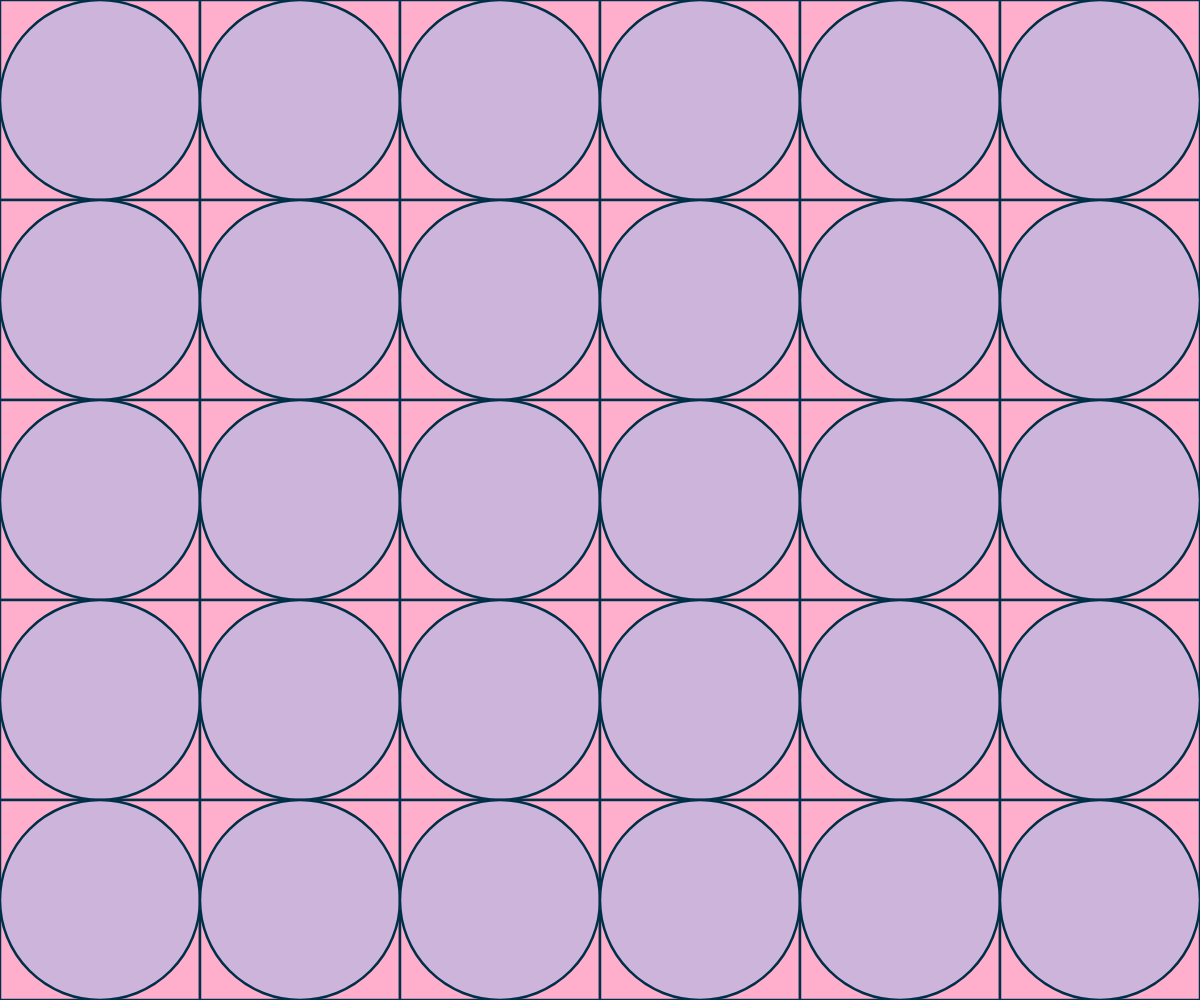
Frame 1 (no input)
Frame 60 (no input): identical to frame 1, image omitted
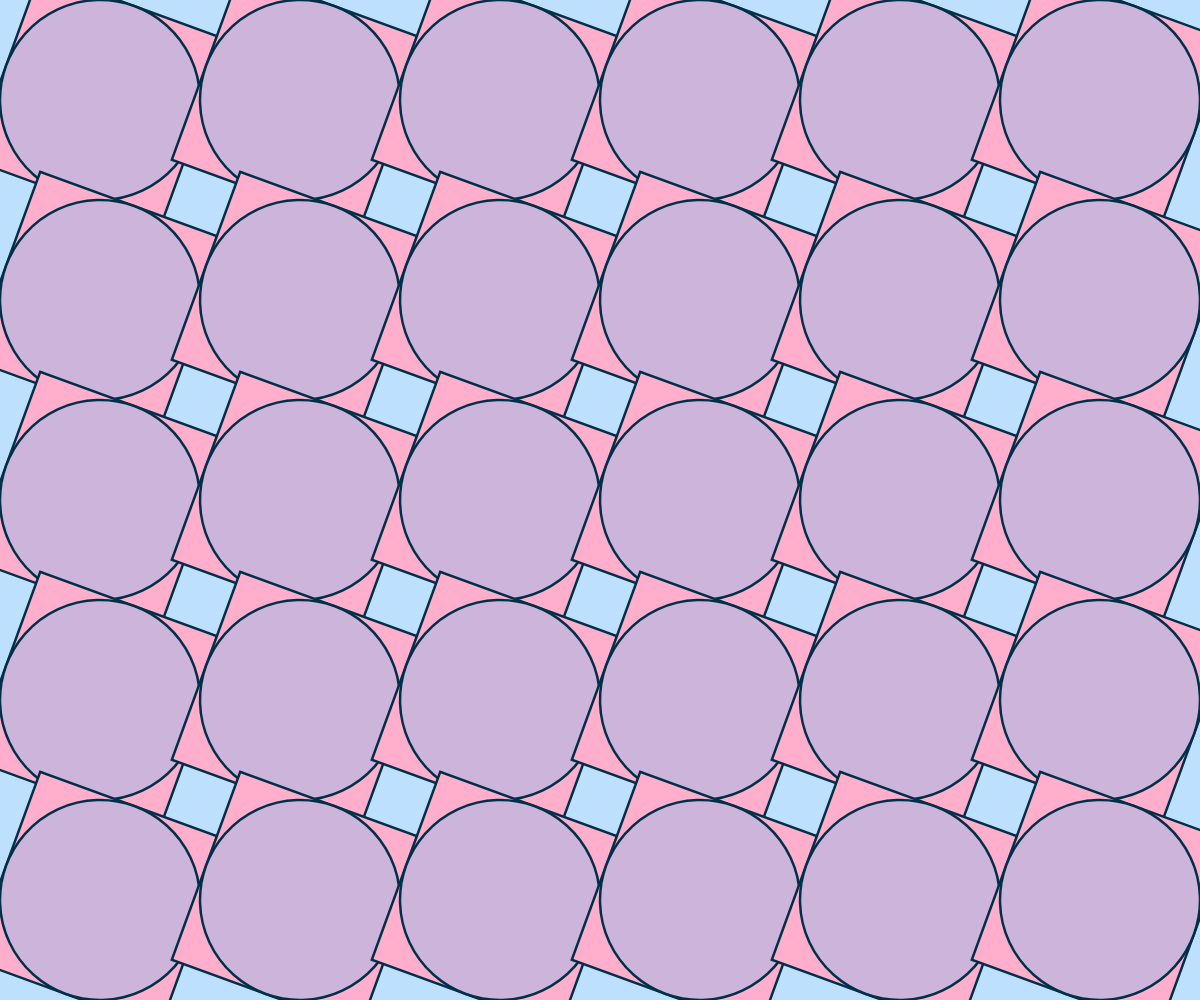
Frame 120 (the mouse pressed at the canvas centre since frame 60)

The p5.js sketch that drew these frames (run headless with seeded random() and noise() and a simulated clock; from frame 60 on, the mouse is pressed at the canvas centre):

// p5.js sketch
// ── sketch.js
function setup() { //設定
  //產生一個寬高為整個視窗的寬高畫布
  createCanvas(windowWidth, windowHeight);//畫布大小
}

function draw() { //畫圖
  //產生一個背景顏色為藍色
  background("#bde0fe");//背景色
  
  // 設定邊框顏色和粗細
  stroke("#003049"); // 設定邊框顏色
  strokeWeight(2.5); // 設定邊框粗細
  
  // 設定方框和圓的大小
  let size = 200;
  
  // 使用巢狀的 for 迴圈來繪製多組方框與圓
  for (let x = 0; x < windowWidth; x += size) {
    for (let y = 0; y < windowHeight; y += size) {
      // 設定旋轉中心點
      push();
      translate(x + size / 2, y + size / 2);
      rotate(radians(mouseX + mouseY));
      
      // 繪製方框
      fill("#ffafcc"); // 設定方框的顏色
      rect(-size / 2, -size / 2, size, size); // 繪製方框
      
      // 繪製圓
      fill("#cdb4db"); // 設定圓的顏色
      ellipse(0, 0, size, size); // 繪製圓
      
      pop();
    }
  }
}
